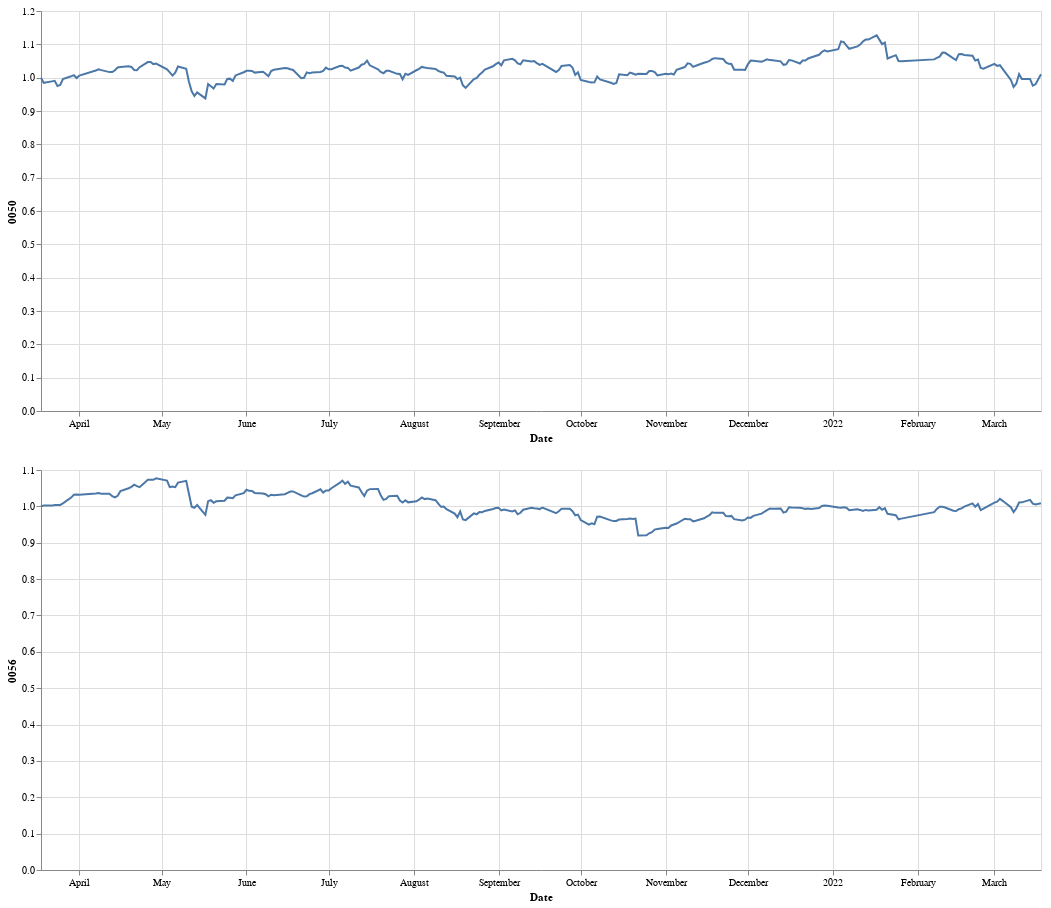

Source (notebook cell):
### Code cell
price1 & price2

### Figure 1 — Vega-Lite specification as saved in the notebook (floating-point values rounded to 4 significant figures; data arrays with more than 128 entries replaced by an {"elided": "..."} marker saying what was removed)
{"config": {"view": {"continuousWidth": 400, "continuousHeight": 300}}, "vconcat": [{"mark": "line", "encoding": {"x": {"field": "Date", "type": "temporal"}, "y": {"field": "0050", "type": "quantitative"}}, "height": 400, "width": 1000}, {"mark": "line", "encoding": {"x": {"field": "Date", "type": "temporal"}, "y": {"field": "0056", "type": "quantitative"}}, "height": 400, "width": 1000}], "data": {"name": "data-de07eefee8710c9d6c290089af8ffa85"}, "$schema": "https://vega.github.io/schema/vega-lite/v4.17.0.json", "datasets": {"data-de07eefee8710c9d6c290089af8ffa85": {"elided": "244 records"}}}
